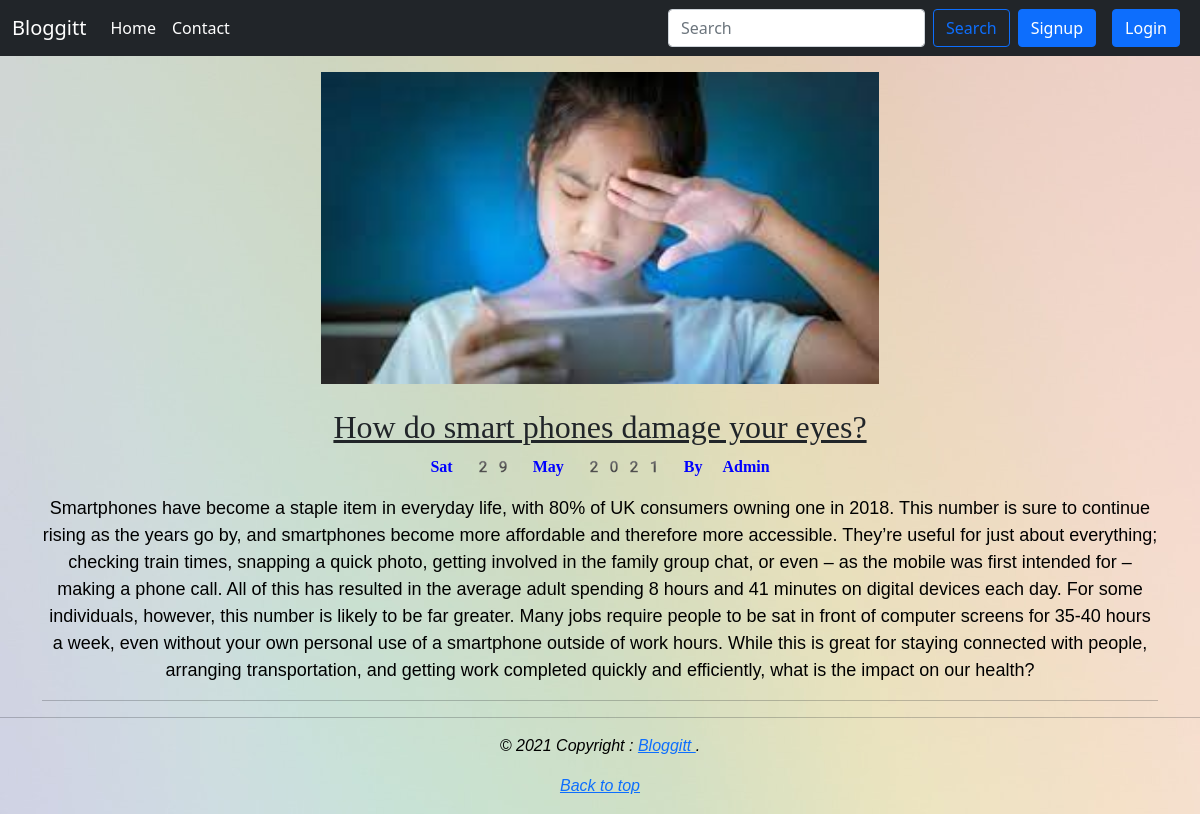
The page /blogview/how-do-smart-phones- on the database as committed earlier.
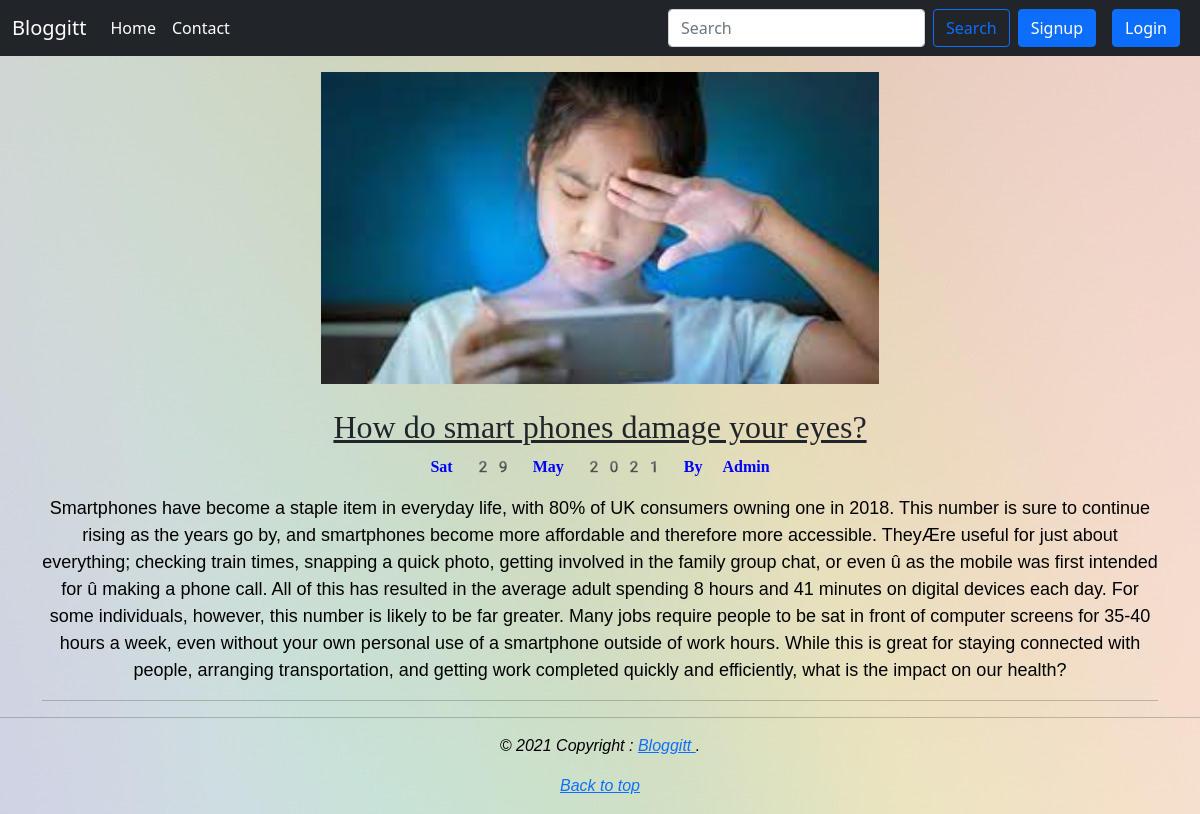
The same page on the database as committed later.
### blog/models.py (models this page shows, shortened)
class post(models.Model):
    Sno=models.AutoField(primary_key=True)
    title=models.CharField(max_length=50)
    slug = AutoSlugField(populate_from='title', max_length=20)
    user = models.ForeignKey(settings.AUTH_USER_MODEL, on_delete=models.CASCADE,blank=True,null=True)
    desc=models.TextField()
    time=models.DateTimeField(blank=True,auto_now=True)
    thumbnail=models.ImageField( upload_to='media')

### blog/views.py (the view)
# urls.py: path('blogview/<slug:slug>', views.blogview, name='blogview'),
def blogview(request, slug):
    blogs=post.objects.filter(slug=slug).first()
    return render(request,'blogview.html',{"Blog":blogs})

### templates/blogview.html (shortened to what this page needs)
{% extends 'base.html' %}
{% block body%}
<center>
 <div class = "container my-3" style="word-wrap: break-word;">
  {% if Blog.thumbnail %}
           <img src="{{Blog.thumbnail.url}}" width="50%" height="50%"/>
    {% endif %}
    <br>
    <h2 class="blog-post-title" style="font-style: normal;
    font-family: fangsong;
    text-decoration: underline;">{{Blog.title|capfirst|safe}}</h2>
      <strong><p class="blog-post-meta" style="color: blue;
       font-family: emoji;">{{Blog.time|date:"D d M Y"}} By {{Blog.user.first_name|capfirst}}</p></strong>
      <p style="
    font-family: sans-serif;
    font-size: large;
    color: black;">{{Blog.desc|capfirst}}</p>
      <hr>
</div>
</center>
{% endblock body%}

Rows that differ between the two databases and show on the page:
changed post "How do smart phones damage your eyes?": desc "…and therefore more accessible. They’re useful for just about everything; checking train times, snapping a quick photo, getting involved in the family group chat, or even – as the mobile was first intended for – making a phone call.…" → "…and therefore more accessible. TheyÆre useful for just about everything; checking train times, snapping a quick photo, getting involved in the family group chat, or even û as the mobile was first intended for û making a phone call.…"
